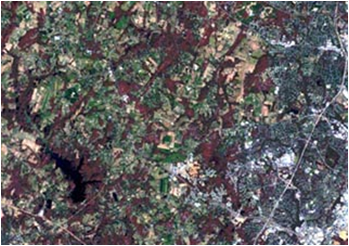
%> input picture Aula-04-Parte2/Img1.bmp, 349 x 246 px
$ octave exercicio5.m   (GNU Octave 9; MATLAB toolbox functions it lacks are replaced by stand-ins)
%> lines starting %> are read from the running program, lines starting %| are printed output that depends on the picture
### Aula-04-Parte2/fatiamento18.m
function F = fatiamento18(imagem)
[x,y,z] = size(imagem);
F = zeros(x,y,z);
for i=1:1:x
    for j=1:1:y
        if (imagem(i,j)>= 0) && (imagem(i,j)< 18)
            F(i,j,1)=0;
            F(i,j,2)=0;
            F(i,j,3)=153;
        elseif (imagem(i,j)>= 18) && (imagem(i,j)< 36)
            F(i,j,1)=0;
            F(i,j,2)=51;
            F(i,j,3)=204;
        elseif (imagem(i,j)>= 36) && (imagem(i,j)< 54)
            F(i,j,1)=51;
            F(i,j,2)=204;
            F(i,j,3)=255;
        elseif (imagem(i,j)>= 54) && (imagem(i,j)< 72)
            F(i,j,1)=102;
            F(i,j,2)=255;
            F(i,j,3)=102;
        elseif (imagem(i,j)>= 72) && (imagem(i,j)< 90)
            F(i,j,1)=0;
            F(i,j,2)=255;
            F(i,j,3)=0;
        elseif (imagem(i,j)>= 90) && (imagem(i,j)< 108)
            F(i,j,1)=51;
            F(i,j,2)=204;
            F(i,j,3)=51;
        elseif (imagem(i,j)>= 108) && (imagem(i,j)< 126)
            F(i,j,1)=153;
            F(i,j,2)=255;
            F(i,j,3)=51;
        elseif (imagem(i,j)>= 126) && (imagem(i,j)< 144)
             F(i,j,1)=204;
            F(i,j,2)=255;
            F(i,j,3)=102;
        elseif (imagem(i,j)>= 144) && (imagem(i,j)< 162)
            F(i,j,1)=255;
            F(i,j,2)=255;
            F(i,j,3)=102;
        elseif (imagem(i,j)>= 162) && (imagem(i,j)< 180)
            F(i,j,1)=255;
            F(i,j,2)=255;
            F(i,j,3)=0;
        elseif (imagem(i,j)>= 180) && (imagem(i,j)< 198)
            F(i,j,1)=255;
            F(i,j,2)=204;
            F(i,j,3)=0;
        elseif (imagem(i,j)>= 198) && (imagem(i,j)< 216)
            F(i,j,1)=255;
            F(i,j,2)=153;
            F(i,j,3)=51;
        elseif (imagem(i,j)>= 216) && (imagem(i,j)< 232)
            F(i,j,1)=255;
            F(i,j,2)=51;
            F(i,j,3)=0;
        elseif (imagem(i,j)>= 232) && (imagem(i,j)< 255)
            F(i,j,1)=255;
            F(i,j,2)=0;
            F(i,j,3)=0;
        end
    end
end

figure;
imshow(uint8(F));
title('Fatiamento');

### Aula-04-Parte2/rgbParahsi.m
function img  = rgbParahsi(R,G,B)
H = acos(((R-G)+(R-B))./(2.*(sqrt((double((R-G).^2+(R-B).*(G-B)))))));
S = 1 - ((3.*min(R,min(G,B)))./(R+G+B));
I = (R+G+B)/3;
H(B>G)=360-H(B>G);%por defini玢o
img(:,:,1) = H;
img(:,:,2) = S;
img(:,:,3) = I;

### Aula-04-Parte2/fatiamento18HSI.m
function F = fatiamento18HSI(imagem)
[x,y,z] = size(imagem);
F = zeros(x,y,z);
for i=1:1:x
    for j=1:1:y
        if (imagem(i,j,3)>= 0) && (imagem(i,j,3)< 18)
            F(i,j,1)=0;
            F(i,j,2)=0;
            F(i,j,3)=153;
        elseif (imagem(i,j,3)>= 18) && (imagem(i,j,3)< 36)
            F(i,j,1)=0;
            F(i,j,2)=51;
            F(i,j,3)=204;
        elseif (imagem(i,j,3)>= 36) && (imagem(i,j,3)< 54)
            F(i,j,1)=51;
            F(i,j,2)=204;
            F(i,j,3)=255;
        elseif (imagem(i,j,3)>= 54) && (imagem(i,j,3)< 72)
            F(i,j,1)=102;
            F(i,j,2)=255;
            F(i,j,3)=102;
        elseif (imagem(i,j,3)>= 72) && (imagem(i,j,3)< 90)
            F(i,j,1)=0;
            F(i,j,2)=255;
            F(i,j,3)=0;
        elseif (imagem(i,j,3)>= 90) && (imagem(i,j,3)< 108)
            F(i,j,1)=51;
            F(i,j,2)=204;
            F(i,j,3)=51;
        elseif (imagem(i,j,3)>= 108) && (imagem(i,j,3)< 126)
            F(i,j,1)=153;
            F(i,j,2)=255;
            F(i,j,3)=51;
        elseif (imagem(i,j,3)>= 126) && (imagem(i,j,3)< 144)
             F(i,j,1)=204;
            F(i,j,2)=255;
            F(i,j,3)=102;
        elseif (imagem(i,j,3)>= 144) && (imagem(i,j,3)< 162)
            F(i,j,1)=255;
            F(i,j,2)=255;
            F(i,j,3)=102;
        elseif (imagem(i,j,3)>= 162) && (imagem(i,j,3)< 180)
            F(i,j,1)=255;
            F(i,j,2)=255;
            F(i,j,3)=0;
        elseif (imagem(i,j,3)>= 180) && (imagem(i,j,3)< 198)
            F(i,j,1)=255;
            F(i,j,2)=204;
            F(i,j,3)=0;
        elseif (imagem(i,j,3)>= 198) && (imagem(i,j,3)< 216)
            F(i,j,1)=255;
            F(i,j,2)=153;
            F(i,j,3)=51;
        elseif (imagem(i,j,3)>= 216) && (imagem(i,j,3)< 232)
            F(i,j,1)=255;
            F(i,j,2)=51;
            F(i,j,3)=0;
        elseif (imagem(i,j,3)>= 232) && (imagem(i,j,3)< 255)
            F(i,j,1)=255;
            F(i,j,2)=0;
            F(i,j,3)=0;
        end
    end
end

figure;
imshow(uint8(F));
title('Fatiamento HSI');

### Aula-04-Parte2/exercicio5.m
arq=input('Nome do arquivo: ','s');
%> the answer given: Img1.bmp
ext=input('Extensao do arquivo (jpg, jpeg, png): ','s');
%> the answer given: Img2.bmp
imagem=imread(arq,ext);
%> imagem is the input picture: size 246x349x3 uint8; mean R, G, B 97.9, 95.7, 96.5

figure,imshow(imagem);
title('Imagem Original');

fatiamento18(imagem);
%> after the loop in fatiamento18, `for i=1:1:x`:
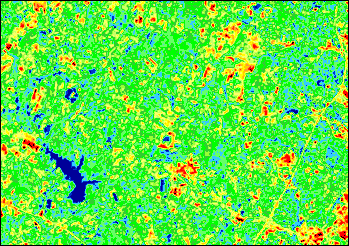
%> F: size 246x349x3 double; mean R, G, B 96.2, 226.1, 73.8

red = double(imagem(:, :, 1));
green = double(imagem(:, :, 2));
blue = double(imagem(:, :, 3));
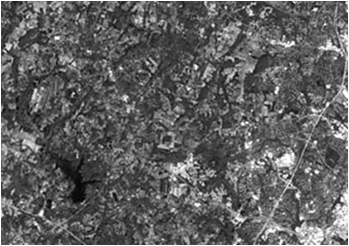
%> blue: size 246x349 double; min 0, max 255, mean 96.5

imgHSI = rgbParahsi(red,green,blue);
%> in rgbParahsi, `H = acos(((R-G)+(R-B))./(2.*(sqrt((double((R-G).^2+(R-B).*(G-B)))))));`:
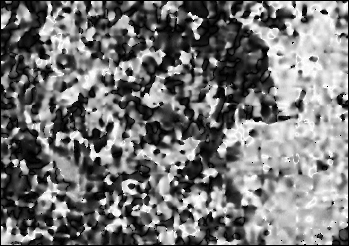
%> H: size 246x349 double; 1.5% of the values are NaN or infinite; the others: min 0, max 3.14, mean 1.47; drawn with min black, max white, NaN and infinite black
%> in rgbParahsi, `S = 1 - ((3.*min(R,min(G,B)))./(R+G+B));`:
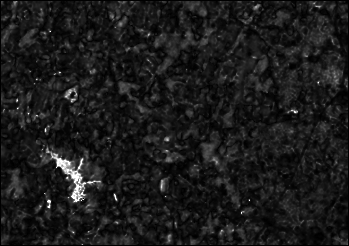
%> S: size 246x349 double; 0% of the values are NaN or infinite; the others: min 0, max 1, mean 0.108; drawn with min black, max white, NaN and infinite black
%> in rgbParahsi, `H(B>G)=360-H(B>G);`:
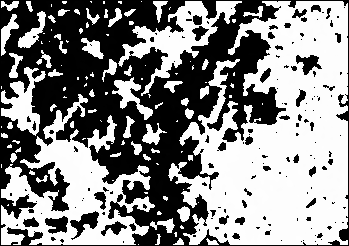
%> H: size 246x349 double; 1.5% of the values are NaN or infinite; the others: min 0, max 360, mean 197; drawn with min black, max white, NaN and infinite black
%> in rgbParahsi, `img(:,:,3) = I;`: img: size 246x349x3 double; 0.5% of the values are NaN or infinite; the others: min 0, max 360, mean 97.44
figure,imshow(uint8(imgHSI));
%> after `imshow(uint8(imgHSI))`:
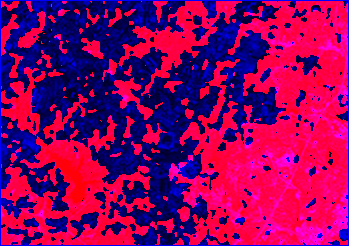
%> displayed picture: size 246x349x3, on the screen's scale of 0 to 255; mean R, G, B 138.2, 0, 96.7
title('Imagem HSI');

fatiamento18HSI(uint8(imgHSI));
%> after the loop in fatiamento18HSI, `for i=1:1:x`:
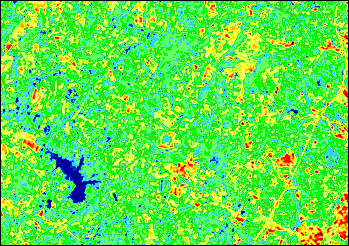
%> F: size 246x349x3 double; mean R, G, B 97.8, 228.6, 76.7

$ run again, on Aula-04-Parte2/Img3.bmp
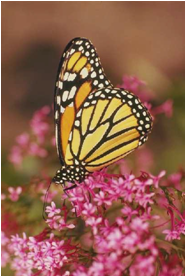
%> input picture Aula-04-Parte2/Img3.bmp, 186 x 277 px
%> imagem is the input picture: size 277x186x3 uint8; mean R, G, B 145.4, 96, 78.3
%> after the loop in fatiamento18, `for i=1:1:x`:
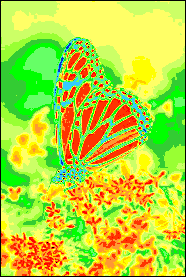
%> F: size 277x186x3 double; mean R, G, B 182.9, 214.2, 58.2
%> img: size 277x186x3 double; 0.6% of the values are NaN or infinite; the others: min 0, max 360, mean 62.68
%> after the loop in fatiamento18HSI, `for i=1:1:x`:
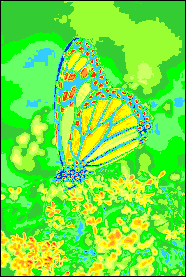
%> F: size 277x186x3 double; mean R, G, B 108.8, 230.7, 63.4

$ run again, on Aula-04-Parte2/Img5.bmp
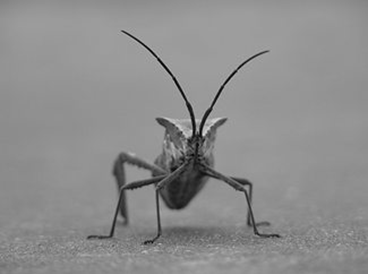
%> input picture Aula-04-Parte2/Img5.bmp, 368 x 274 px
%> imagem is the input picture: size 274x368x3 uint8; min 0, max 224, mean 140.9
%> after the loop in fatiamento18, `for i=1:1:x`:
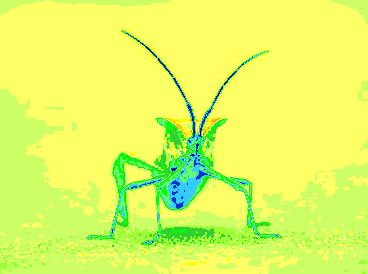
%> F: size 274x368x3 double; mean R, G, B 225, 251.9, 99.7
%> H: size 274x368 double; every value is NaN or infinite
%> S: size 274x368 double; 0% of the values are NaN or infinite; the others: min 0, max 0, mean 0
%> img: size 274x368x3 double; 33.33% of the values are NaN or infinite; the others: min 0, max 224, mean 70.47
%> `imshow(uint8(imgHSI))`:
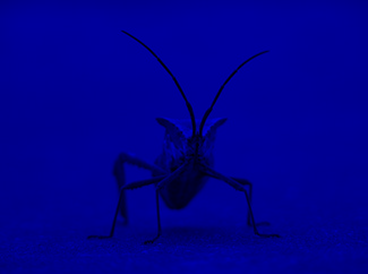
%> displayed picture: size 274x368x3, on the screen's scale of 0 to 255; mean R, G, B 0, 0, 140.9
